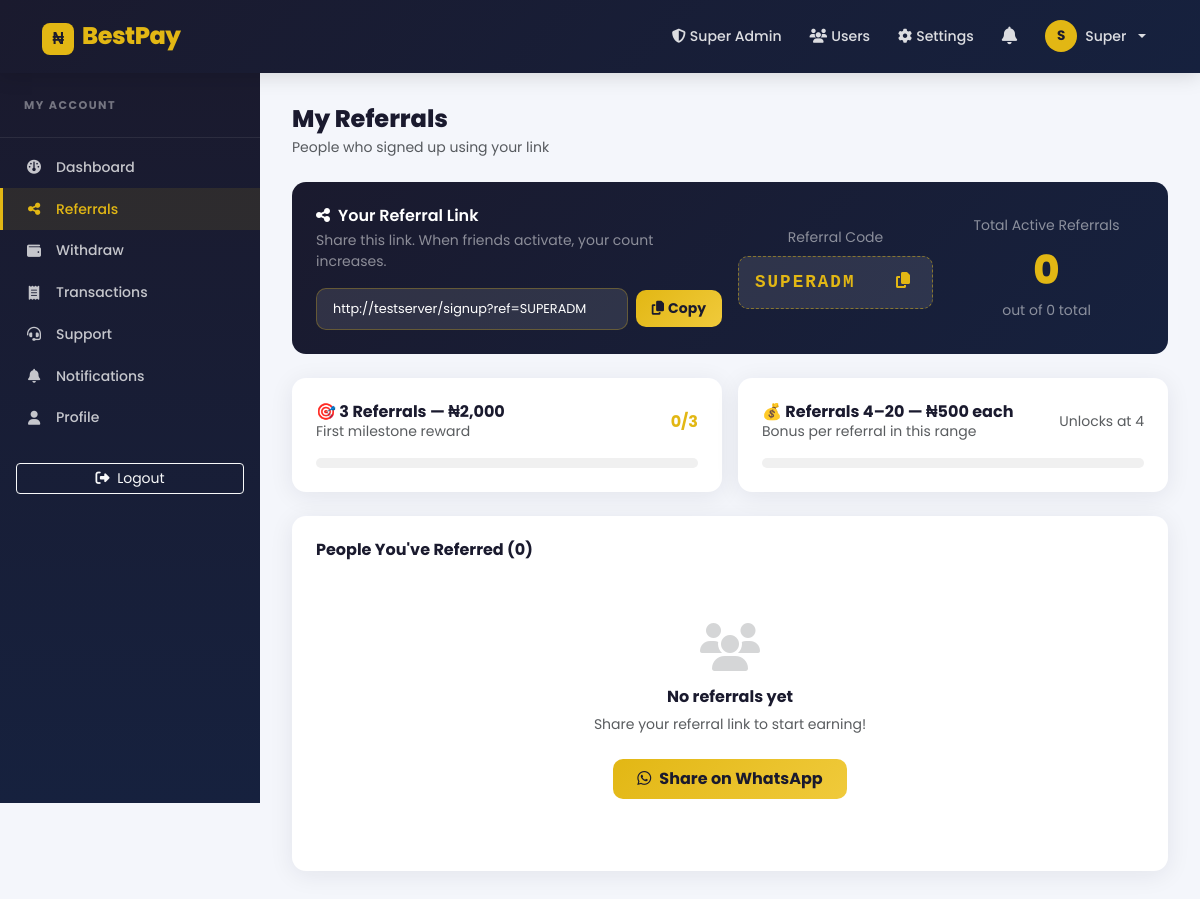
The app's page /dashboard/referrals (signed in) with its own data.
### app/models.py (models this page shows, shortened)
class User(UserMixin, db.Model):
    __tablename__ = "users"
    id = db.Column(db.Integer, primary_key=True)
    email = db.Column(db.String(150), unique=True, nullable=False)
    display_name = db.Column(db.String(100), nullable=False)
    phone = db.Column(db.String(20), nullable=True)
    password = db.Column(db.String(256), nullable=False)
    referral_code = db.Column(db.String(20), unique=True, nullable=False, default=generate_referral_code)
    referred_by = db.Column(db.String(20), nullable=True)
    balance = db.Column(db.Float, default=0.0)
    referral_count = db.Column(db.Integer, default=0)
    registration_fee_paid = db.Column(db.Boolean, default=False)
    is_approved = db.Column(db.Boolean, default=False)
    payment_submitted = db.Column(db.Boolean, default=False)
    is_admin = db.Column(db.Boolean, default=False)
    is_super_admin = db.Column(db.Boolean, default=False)
    milestone_3_paid = db.Column(db.Boolean, default=False)
    created_at = db.Column(db.DateTime, default=datetime.utcnow)
    transactions = db.relationship("Transaction", foreign_keys="Transaction.user_id", backref="user", lazy=True)
    withdrawals = db.relationship("Withdrawal", foreign_keys="Withdrawal.user_id", backref="user", lazy=True)
    support_tickets = db.relationship("SupportTicket", foreign_keys="SupportTicket.user_id", backref="user", lazy=True)
    notifications = db.relationship("Notification", foreign_keys="Notification.user_id", backref="user", lazy=True)
    def get_unread_notification_count(self):
        return Notification.query.filter_by(user_id=self.id, is_read=False).count()

### app/routes/dashboard.py (the view)
@dashboard_bp.route("/referrals")
@login_required
@activated_required
def referrals():
    referral_link = request.host_url.rstrip("/") + "/signup?ref=" + current_user.referral_code
    referred_users = User.query.filter_by(referred_by=current_user.referral_code).order_by(
        User.created_at.desc()
    ).all()
    return render_template("dashboard/referrals.html", referred_users=referred_users, referral_link=referral_link)

### app/routes/dashboard.py (called while the page is built)
def activated_required(f):
    from functools import wraps
    @wraps(f)
    def decorated(*args, **kwargs):
        if not current_user.registration_fee_paid or not current_user.is_approved:
            flash("Please activate your account first.", "warning")
            return redirect(url_for("dashboard.activate"))
        return f(*args, **kwargs)
    return decorated

### templates/dashboard/referrals.html (shortened to what this page needs)
{% extends "dashboard/layout.html" %}
{% block dashboard_content %}
<div class="d-flex align-items-center justify-content-between mb-4 flex-wrap gap-2">
  <div>
    <h4 class="fw-800 mb-1">My Referrals</h4>
    <p class="text-muted mb-0 small">People who signed up using your link</p>
  </div>
</div>
<div class="referral-box mb-4">
  <div class="row align-items-center g-3">
    <div class="col-lg-6">
      <h6 class="text-white fw-600 mb-1"><i class="fa fa-share-nodes me-2"></i>Your Referral Link</h6>
      <p class="text-white-50 small mb-3">Share this link. When friends activate, your count increases.</p>
      <div class="d-flex align-items-center gap-2">
        <input type="text" class="form-control" value="{{ referral_link }}" readonly
               style="background:rgba(255,255,255,0.1);border-color:rgba(226,183,20,0.3);color:white;font-size:0.8rem">
        <button class="btn-gold-full px-3 py-2 small" data-copy="{{ referral_link }}" style="white-space:nowrap">
          <i class="fa fa-copy me-1"></i>Copy
        </button>
      </div>
    </div>
    <div class="col-lg-3 text-center">
      <div class="text-white-50 small">Referral Code</div>
      <div class="referral-code-display mt-2">
        <span>{{ current_user.referral_code }}</span>
        <button class="copy-btn" data-copy="{{ current_user.referral_code }}"><i class="fa fa-copy"></i></button>
      </div>
    </div>
    <div class="col-lg-3 text-center">
      <div class="text-white-50 small mb-1">Total Active Referrals</div>
      <div class="fw-800 text-gold" style="font-size:2.5rem">{{ current_user.referral_count }}</div>
      <div class="text-white-50 small">out of {{ referred_users | length }} total</div>
    </div>
  </div>
</div>
<div class="row g-3 mb-4">
  <div class="col-md-6">
    <div class="bp-card p-4">
      <div class="d-flex justify-content-between align-items-center mb-3">
        <div>
          <h6 class="fw-700 mb-0">🎯 3 Referrals — ₦2,000</h6>
          <p class="text-muted small mb-0">First milestone reward</p>
        </div>
        {% if current_user.milestone_3_paid %}
          <span class="badge bg-success px-3 py-2">Earned ✓</span>
        {% else %}
          <span class="text-gold fw-700">{{ current_user.referral_count }}/3</span>
        {% endif %}
      </div>
      <div class="referral-progress-bar" style="background:#f0f0f0">
        {% set pct = [(current_user.referral_count / 3 * 100), 100] | min %}
      </div>
    </div>
  </div>
  <div class="col-md-6">
    <div class="bp-card p-4">
      <div class="d-flex justify-content-between align-items-center mb-3">
        <div>
          <h6 class="fw-700 mb-0">💰 Referrals 4–20 — ₦500 each</h6>
          <p class="text-muted small mb-0">Bonus per referral in this range</p>
        </div>
        {% if current_user.referral_count >= 20 %}
          <span class="badge bg-success px-3 py-2">Maxed ✓</span>
        {% elif current_user.referral_count >= 4 %}
          <span class="text-gold fw-700">{{ current_user.referral_count }}/20</span>
        {% else %}
          <span class="text-muted small">Unlocks at 4</span>
        {% endif %}
      </div>
      <div class="referral-progress-bar" style="background:#f0f0f0">
        {% set pct20 = [(current_user.referral_count / 20 * 100), 100] | min %}
      </div>
    </div>
  </div>
</div>
<div class="bp-card">
  <div class="card-body p-4">
    <h6 class="fw-700 mb-3">People You've Referred ({{ referred_users | length }})</h6>
    {% if referred_users %}
      <div class="table-responsive">
        <table class="table align-middle mb-0">
          <thead>
            <tr style="font-size:0.78rem;font-weight:600;color:var(--muted);text-transform:uppercase">
              <th>#</th><th>Name</th><th>Email</th><th>Joined</th><th>Payment</th><th>Status</th>
            </tr>
          </thead>
          <tbody>
            {% for u in referred_users %}
            <tr>
              <td class="text-muted small">{{ loop.index }}</td>
              <td>
                <div class="d-flex align-items-center gap-2">
                  <div class="avatar-sm" style="width:32px;height:32px">{{ u.display_name[0].upper() }}</div>
                  <span class="fw-600 small">{{ u.display_name }}</span>
                </div>
              </td>
              <td class="text-muted small">{{ u.email }}</td>
              <td class="text-muted small">{{ u.created_at.strftime('%b %d, %Y') }}</td>
              <td>
                {% if u.registration_fee_paid %}
                  <span class="badge bg-success-subtle text-success">Paid</span>
                {% elif u.payment_submitted %}
                  <span class="badge bg-warning-subtle text-warning">Pending</span>
                {% else %}
                  <span class="badge bg-secondary-subtle text-secondary">Not Paid</span>
                {% endif %}
              </td>
              <td>
                {% if u.is_approved %}
                  <span class="badge-status badge-approved">Active ✓</span>
                {% else %}
                  <span class="badge-status badge-pending">Pending</span>
                {% endif %}
              </td>
            </tr>
            {% endfor %}
          </tbody>
        </table>
      </div>
    {% else %}
      <div class="text-center py-5 text-muted">
        <i class="fa fa-users fa-3x mb-3 opacity-25"></i>
        <h6>No referrals yet</h6>
        <p class="small mb-4">Share your referral link to start earning!</p>
        <a href="https://wa.me/?text=Join%20BestPay%20and%20earn%20real%20money!%20{{ referral_link | urlencode }}"
           target="_blank" class="btn-gold-full px-4 py-2">
          <i class="fab fa-whatsapp me-2"></i>Share on WhatsApp
        </a>
      </div>
    {% endif %}
  </div>
</div>
{% endblock %}

### templates/base.html (shortened to what this page needs)
<!DOCTYPE html>
<html lang="en">
<head>
  <link href="https://cdn.jsdelivr.net/npm/bootstrap@5.3.3/dist/css/bootstrap.min.css" rel="stylesheet" />
  <link rel="stylesheet" href="https://cdnjs.cloudflare.com/ajax/libs/font-awesome/6.5.2/css/all.min.css" />
  <link rel="stylesheet" href="{{ url_for('static', filename='css/style.css') }}" />
</head>
<body>
<nav class="navbar navbar-expand-lg navbar-dark bp-navbar sticky-top">
  <div class="container">
    <a class="navbar-brand fw-800" href="{{ url_for('main.index') }}">
      <span class="brand-icon">₦</span> BestPay
    </a>
    <div class="collapse navbar-collapse" id="navMain">
      <ul class="navbar-nav ms-auto align-items-lg-center gap-lg-1">
        {% if current_user.is_authenticated %}
          {% if current_user.is_super_admin %}
            <li class="nav-item"><a class="nav-link" href="{{ url_for('super_admin.index') }}"><i class="fa fa-shield-halved me-1"></i>Super Admin</a></li>
            <li class="nav-item"><a class="nav-link" href="{{ url_for('super_admin.users') }}"><i class="fa fa-users me-1"></i>Users</a></li>
            <li class="nav-item"><a class="nav-link" href="{{ url_for('super_admin.settings') }}"><i class="fa fa-gear me-1"></i>Settings</a></li>
          {% endif %}
          {% set unread_count = current_user.get_unread_notification_count() %}
          <li class="nav-item dropdown">
            <a class="nav-link position-relative" href="#" role="button" data-bs-toggle="dropdown" id="notifDropdown">
            </a>
              {% set recent_notifs = current_user.notifications | sort(attribute='created_at', reverse=True) %}
          </li>
          <li class="nav-item dropdown">
            <a class="nav-link dropdown-toggle d-flex align-items-center gap-2" href="#" role="button" data-bs-toggle="dropdown">
              <span class="avatar-sm">{{ current_user.display_name[0].upper() }}</span>
              <span class="d-none d-lg-inline">{{ current_user.display_name.split()[0] }}</span>
            </a>
          </li>
        {% else %}
          <li class="nav-item"><a class="nav-link" href="{{ url_for('auth.login') }}">Log In</a></li>
          <li class="nav-item"><a class="btn btn-gold ms-2" href="{{ url_for('auth.signup') }}">Get Started</a></li>
        {% endif %}
      </ul>
    </div>
  </div>
</nav>
<main class="{% block main_class %}{% endblock %}">
  {% block content %}{% endblock %}
</main>
</body>
</html>

### static/css/style.css (style rules this page uses)
:root { --navy: #1a1a2e; --dark: #16213e; --gold: #e2b714; --gold2: #f0ca3b; --bg: #f4f6fb; --white: #ffffff; --text: #2d3142; --muted: #6b7280; --border: #e2e8f0; --card-shadow: 0 4px 24px rgba(26,26,46,0.08); --card-shadow-hover: 0 8px 40px rgba(26,26,46,0.15); --radius: 14px; --transition: all 0.25s cubic-bezier(0.4,0,0.2,1); }
*, *::before, *::after { box-sizing: border-box; }
body { font-family: 'Poppins', sans-serif; background: var(--bg); color: var(--text); min-height: 100vh; display: flex; flex-direction: column; }
h1,h2,h3,h4,h5,h6 { font-weight: 700; color: var(--navy); }
a { transition: var(--transition); }
.fw-600 { font-weight: 600; }
.fw-700 { font-weight: 700; }
.fw-800 { font-weight: 800; }
.text-gold { color: var(--gold) !important; }
.bp-navbar { background: linear-gradient(135deg, var(--navy) 0%, var(--dark) 100%); padding: 0.8rem 0; box-shadow: 0 2px 20px rgba(0,0,0,0.15); }
.bp-navbar .navbar-brand { font-size: 1.5rem; font-weight: 800; color: var(--gold) !important; letter-spacing: -0.5px; }
.brand-icon { display: inline-flex; align-items: center; justify-content: center; width: 32px; height: 32px; background: var(--gold); color: var(--navy); border-radius: 8px; font-weight: 800; font-size: 1rem; margin-right: 4px; }
.bp-navbar .nav-link { color: rgba(255,255,255,0.85) !important; font-weight: 500; font-size: 0.88rem; padding: 0.45rem 0.75rem !important; border-radius: 8px; }
.avatar-sm { display: inline-flex; align-items: center; justify-content: center; width: 32px; height: 32px; background: var(--gold); color: var(--navy); border-radius: 50%; font-weight: 700; font-size: 0.85rem; }
.bp-card { background: var(--white); border-radius: var(--radius); box-shadow: var(--card-shadow); border: none; transition: var(--transition); overflow: hidden; }
.btn-gold-full { background: linear-gradient(135deg, var(--gold) 0%, var(--gold2) 100%); color: var(--navy); border: none; border-radius: 10px; font-weight: 700; padding: 0.7rem 1.6rem; transition: var(--transition); display: inline-block; text-decoration: none; }
.form-control, .form-select { border-radius: 10px; border: 1.5px solid var(--border); padding: 0.65rem 1rem; font-size: 0.9rem; transition: var(--transition); }
.referral-box { background: linear-gradient(135deg, var(--navy) 0%, var(--dark) 100%); border-radius: var(--radius); padding: 1.5rem; color: white; }
.referral-code-display { background: rgba(255,255,255,0.1); border: 1.5px dashed rgba(226,183,20,0.5); border-radius: 10px; padding: 0.75rem 1rem; font-family: monospace; font-size: 1.1rem; font-weight: 700; letter-spacing: 2px; color: var(--gold); display: flex; align-items: center; justify-content: space-between; }
.copy-btn { background: none; border: none; color: var(--gold); cursor: pointer; font-size: 1rem; }
.referral-progress-bar { height: 10px; border-radius: 20px; background: rgba(255,255,255,0.15); overflow: hidden; }

### records on screen
User: display_name "S", display_name "Super", referral_code "SUPERADM", referral_count "0"

### other values on screen
{{ referred_users | length }} "0"
